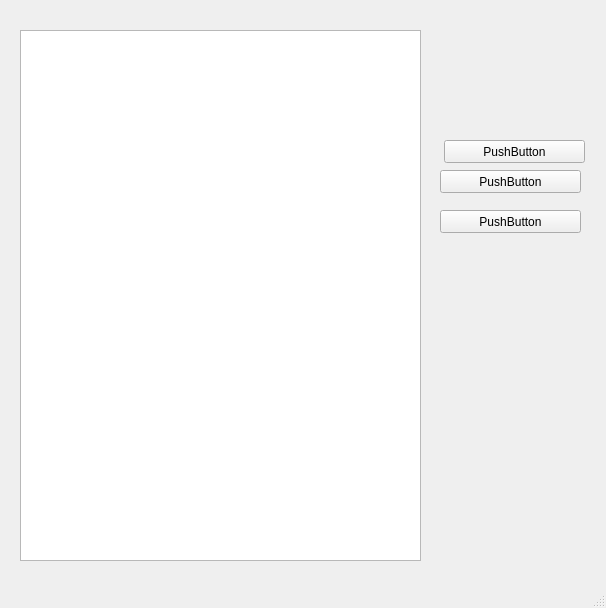
<?xml version="1.0" encoding="UTF-8"?>
<ui version="4.0">
 <class>MainWindow</class>
 <widget class="QMainWindow" name="MainWindow">
  <property name="geometry">
   <rect>
    <x>0</x>
    <y>0</y>
    <width>606</width>
    <height>608</height>
   </rect>
  </property>
  <property name="windowTitle">
   <string>MainWindow</string>
  </property>
  <widget class="QWidget" name="centralwidget">
   <widget class="QGraphicsView" name="graphicsView">
    <property name="geometry">
     <rect>
      <x>20</x>
      <y>30</y>
      <width>401</width>
      <height>531</height>
     </rect>
    </property>
   </widget>
   <widget class="QPushButton" name="pushButton">
    <property name="geometry">
     <rect>
      <x>444</x>
      <y>140</y>
      <width>141</width>
      <height>23</height>
     </rect>
    </property>
    <property name="text">
     <string>PushButton</string>
    </property>
   </widget>
   <widget class="QPushButton" name="pushButton_2">
    <property name="geometry">
     <rect>
      <x>440</x>
      <y>170</y>
      <width>141</width>
      <height>23</height>
     </rect>
    </property>
    <property name="text">
     <string>PushButton</string>
    </property>
   </widget>
   <widget class="QPushButton" name="pushButton_3">
    <property name="geometry">
     <rect>
      <x>440</x>
      <y>210</y>
      <width>141</width>
      <height>23</height>
     </rect>
    </property>
    <property name="text">
     <string>PushButton</string>
    </property>
   </widget>
  </widget>
  <widget class="QMenuBar" name="menubar">
   <property name="geometry">
    <rect>
     <x>0</x>
     <y>0</y>
     <width>606</width>
     <height>21</height>
    </rect>
   </property>
  </widget>
  <widget class="QStatusBar" name="statusbar"/>
 </widget>
 <resources/>
 <connections/>
</ui>
